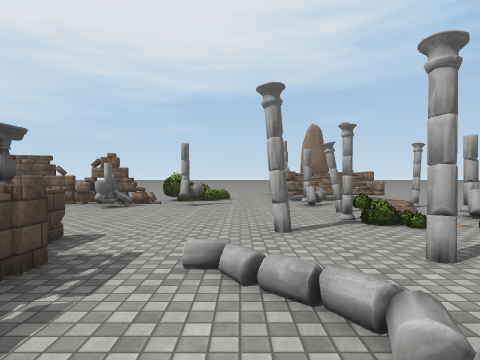
[1] (above)

24 first-person views from a walk through a 3-D level made in the Unity game engine. The camera is 1.4 m above the floor, looks level and sees 75° across. The floor is counted in squares, 2 m on a side. Each view is taken from the middle of a square. On the plan, view 1 faces up. The plan holds only what a view shows up to about 10 squares ahead; the rest is blank. The place goes on beyond the plan. Some surface patterns are stand-ins.

[2]
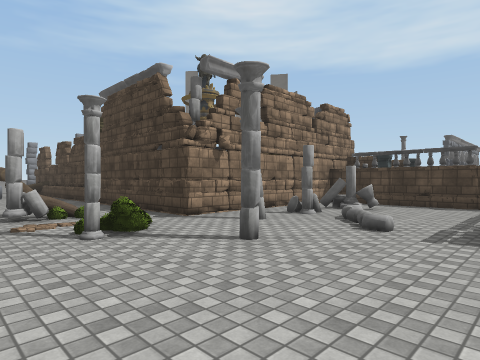

[3]
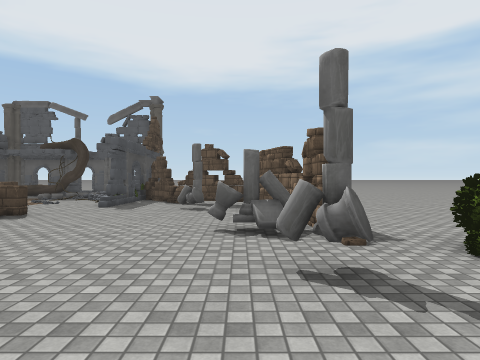

[4]
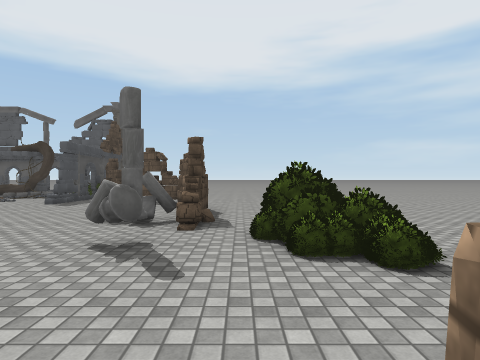

[5]
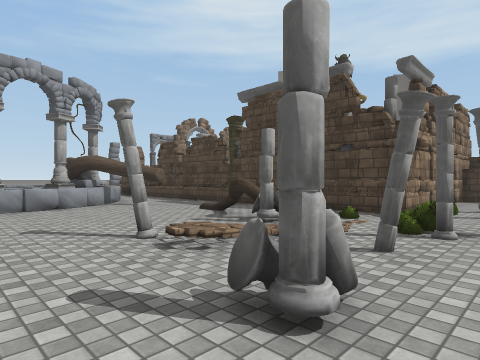

[6]
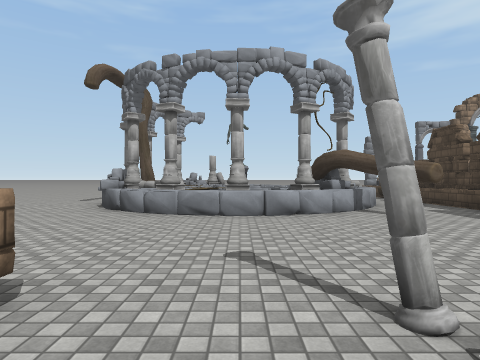

[7]
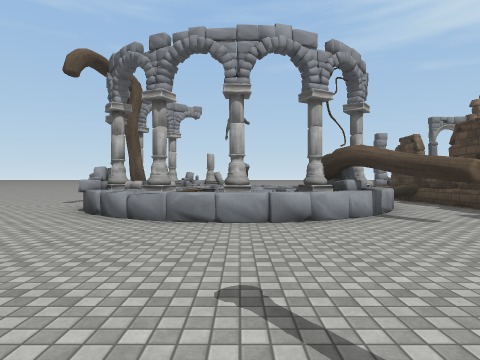

[8]
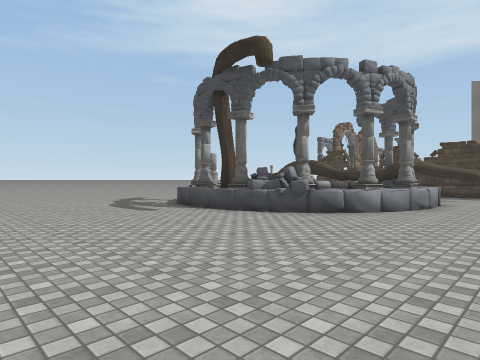

[9]
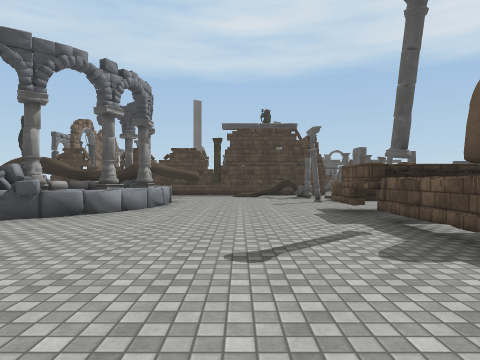

[10]
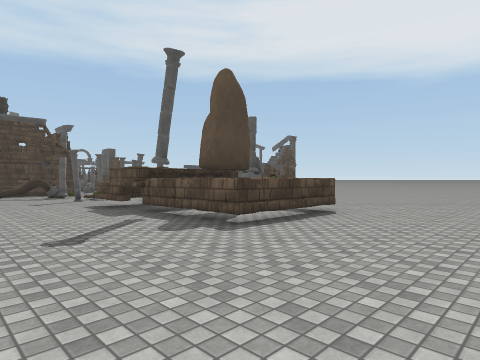

[11]
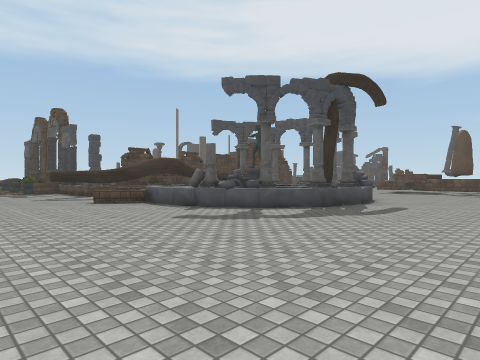

[12]
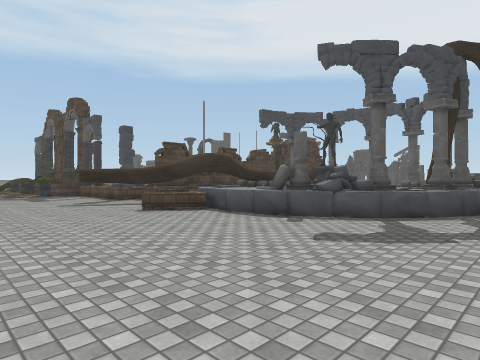

[13]
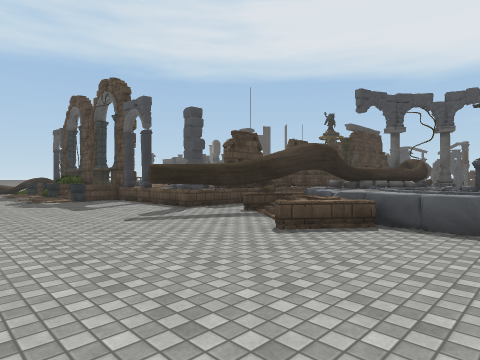

[14]
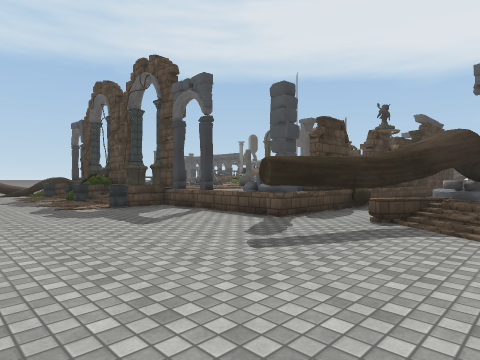

[15]
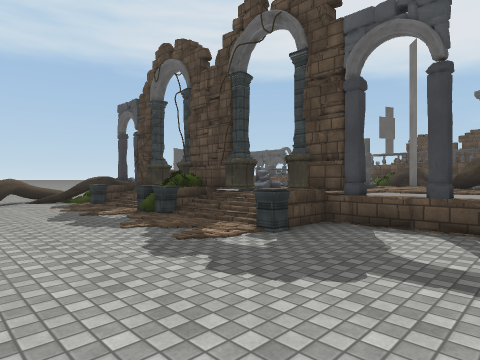

[16]
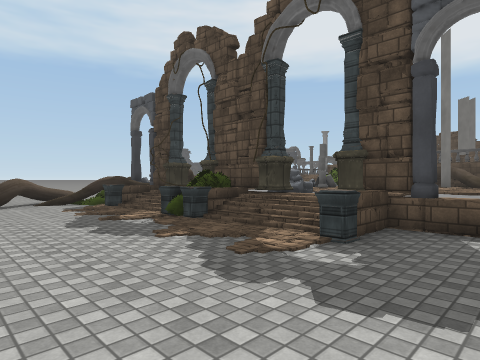

[17]
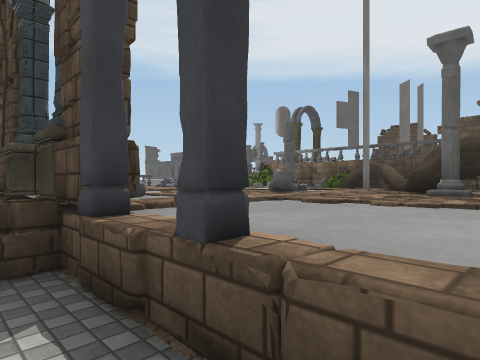

[18]
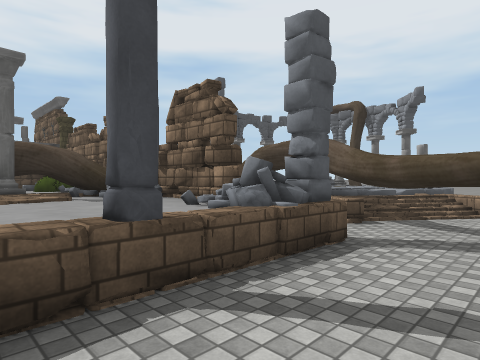

[19]
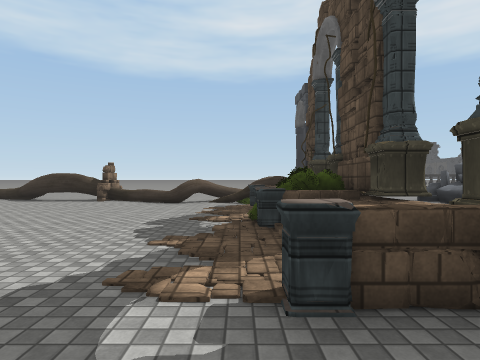

[20]
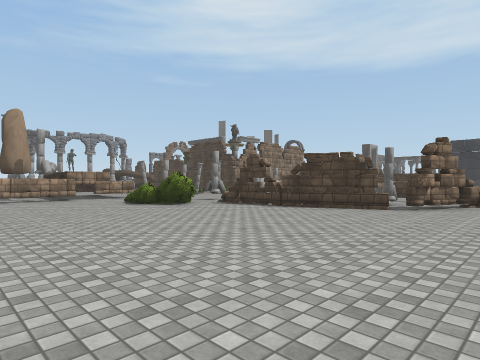

[21]
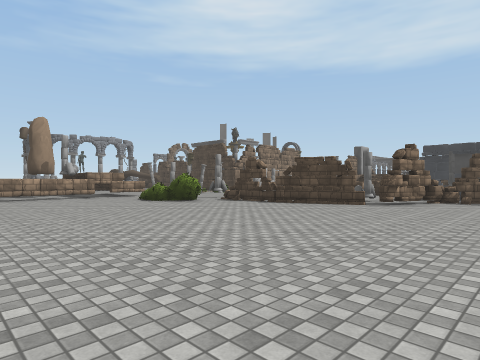

[22]
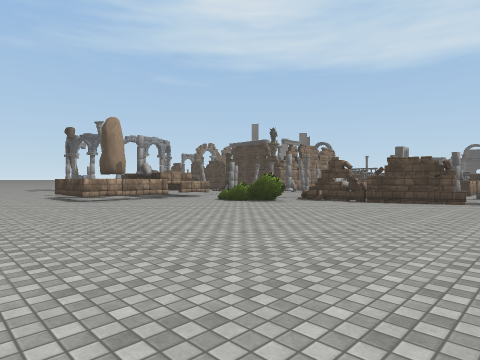

[23]
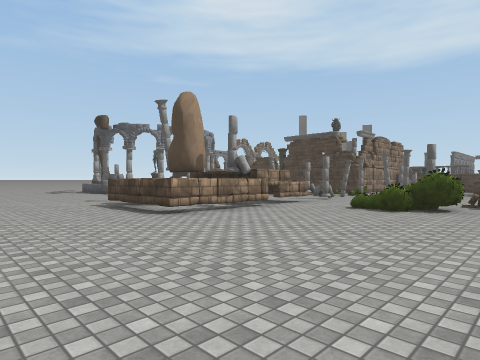

[24]
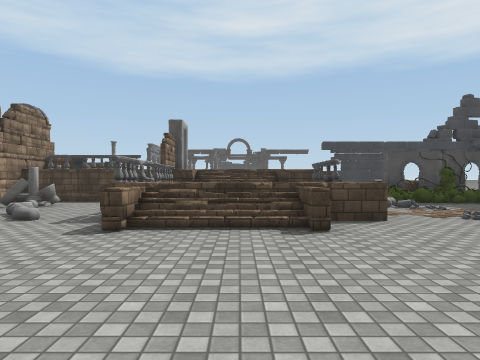

### Floor plan
Key: @ floor where view 1 was taken; # wall or solid block; x gap in a wall; . main floor; : floor 0.5 m higher than the main floor; + floor 0.75 m higher than the main floor; * floor 1 m higher than the main floor; / step, stairs or slope; = window, fence, low wall or low ledge; ^ raised ledge; T thing the floor can be seen under or through; O other object.
Columns run from 11 left of view 1 to 22 right of it. Each row starts with its distance up from view 1.
 19   ..........   .....
 18   .....................
 17 ..................................
 16 ..................................
 15 .............^^^..................
 14 .............^ #..................
 13 .............^ ^#......OOO........
 12  ............####..../#^#OOO......
 11  ........OO..^ ^.....O*   O#......
 10  ........O...........O     OO.....
  9  ...####^.O..O.......O  #   O.....
  8  ..#....O..../.:O....O  #   =.....
  7  ..#O........O//.....###=   x=....
  6   ^x.........O.Ox=..##O#O##T/.....
  5   #O.........O...=.....O#O..TT....
  4    .........O............=....T...
  3   /...=/==...O^O##### #######.....
  2   /..=#  ^.=..#    #OO #^ +#^.....
  1   ...#   #...O# OO     #O+++O.....
  0  ... #   ^.@###    =  ##**++#.....
 -1 O.O   =*=#....#    =^^ *+*++#=....
 -2 OOOOO    ##^^##    ###+OO+  ##....
 -3              #     #   =  ==#=....
 -4                          *#=#O^...
 -5                          ++ #=....
 -6                             ##....
 -7                             #=....
 -8                             ^O#.=.
 -9                             O x^^^
-10                               ^

Positions as (right, up) in squares from view 1, and headings:
1: (0, 0), facing up
2: (-2, 7), facing down-right
3: (1, 8), facing left
4: (2, 10), facing left
5: (1, 10), facing down-right
6: (3, 9), facing right
7: (4, 9), facing right
8: (7, 18), facing down-right
9: (7, 18), facing down
10: (8, 19), facing down-left
11: (22, 17), facing down-left
12: (22, 14), facing down-left
13: (22, 10), facing down-left
14: (22, 7), facing down-left
15: (22, 2), facing down-left
16: (22, 1), facing down-left
17: (18, 2), facing down-left
18: (19, 0), facing up-left
19: (19, 1), facing down
20: (-10, 16), facing down-right
21: (-11, 17), facing down-right
22: (-9, 19), facing down-right
23: (-4, 19), facing down-right
24: (-4, 8), facing down
